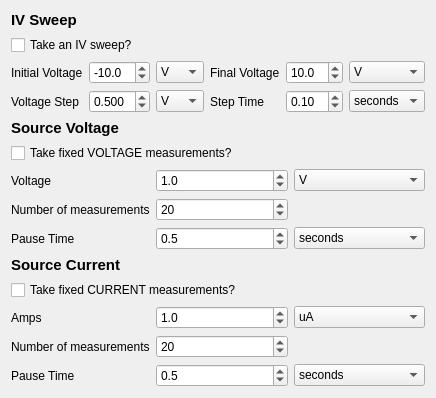
               <widget class="QWidget" name="page_IVmeas">
                <layout class="QGridLayout" name="gridLayout_16">
                 <item row="0" column="0">
                  <layout class="QVBoxLayout" name="verticalLayout_4">
                   <item>
                    <widget class="QLabel" name="label_7">
                     <property name="font">
                      <font>
                       <pointsize>11</pointsize>
                       <weight>75</weight>
                       <bold>true</bold>
                      </font>
                     </property>
                     <property name="text">
                      <string>IV Sweep</string>
                     </property>
                    </widget>
                   </item>
                   <item>
                    <widget class="QCheckBox" name="checkBox_IV">
                     <property name="accessibleName">
                      <string>takeIVsweep</string>
                     </property>
                     <property name="text">
                      <string>Take an IV sweep?</string>
                     </property>
                     <property name="checked">
                      <bool>false</bool>
                     </property>
                    </widget>
                   </item>
                   <item>
                    <layout class="QGridLayout" name="gridLayout_4">
                     <item row="1" column="3">
                      <widget class="QLabel" name="label_11">
                       <property name="text">
                        <string>Step Time</string>
                       </property>
                      </widget>
                     </item>
                     <item row="0" column="1">
                      <widget class="QDoubleSpinBox" name="doubleSpinBox">
                       <property name="accessibleName">
                        <string>initialV</string>
                       </property>
                       <property name="suffix">
                        <string/>
                       </property>
                       <property name="decimals">
                        <number>1</number>
                       </property>
                       <property name="minimum">
                        <double>-999.000000000000000</double>
                       </property>
                       <property name="maximum">
                        <double>0.000000000000000</double>
                       </property>
                       <property name="value">
                        <double>-10.000000000000000</double>
                       </property>
                      </widget>
                     </item>
                     <item row="1" column="1">
                      <widget class="QDoubleSpinBox" name="doubleSpinBox_3">
                       <property name="accessibleName">
                        <string>stepSize</string>
                       </property>
                       <property name="decimals">
                        <number>3</number>
                       </property>
                       <property name="minimum">
                        <double>0.000000000000000</double>
                       </property>
                       <property name="maximum">
                        <double>5.000000000000000</double>
                       </property>
                       <property name="singleStep">
                        <double>0.500000000000000</double>
                       </property>
                       <property name="value">
                        <double>0.500000000000000</double>
                       </property>
                      </widget>
                     </item>
                     <item row="0" column="0">
                      <widget class="QLabel" name="label_8">
                       <property name="text">
                        <string>Initial Voltage</string>
                       </property>
                      </widget>
                     </item>
                     <item row="1" column="0">
                      <widget class="QLabel" name="label_10">
                       <property name="accessibleName">
                        <string>Vstep</string>
                       </property>
                       <property name="text">
                        <string>Voltage Step</string>
                       </property>
                      </widget>
                     </item>
                     <item row="1" column="4">
                      <widget class="QDoubleSpinBox" name="doubleSpinBox_4">
                       <property name="accessibleName">
                        <string>holdTime</string>
                       </property>
                       <property name="suffix">
                        <string/>
                       </property>
                       <property name="decimals">
                        <number>2</number>
                       </property>
                       <property name="maximum">
                        <double>60.000000000000000</double>
                       </property>
                       <property name="singleStep">
                        <double>0.100000000000000</double>
                       </property>
                       <property name="value">
                        <double>0.100000000000000</double>
                       </property>
                      </widget>
                     </item>
                     <item row="0" column="3">
                      <widget class="QLabel" name="label_9">
                       <property name="text">
                        <string>Final Voltage</string>
                       </property>
                      </widget>
                     </item>
                     <item row="0" column="4">
                      <widget class="QDoubleSpinBox" name="doubleSpinBox_2">
                       <property name="accessibleName">
                        <string>finalV</string>
                       </property>
                       <property name="suffix">
                        <string/>
                       </property>
                       <property name="decimals">
                        <number>1</number>
                       </property>
                       <property name="maximum">
                        <double>999.000000000000000</double>
                       </property>
                       <property name="value">
                        <double>10.000000000000000</double>
                       </property>
                      </widget>
                     </item>
                     <item row="0" column="2">
                      <widget class="QComboBox" name="initialV_units">
                       <property name="accessibleName">
                        <string>initialV_units</string>
                       </property>
                       <item>
                        <property name="text">
                         <string>V</string>
                        </property>
                       </item>
                       <item>
                        <property name="text">
                         <string>mV</string>
                        </property>
                       </item>
                       <item>
                        <property name="text">
                         <string>uV</string>
                        </property>
                       </item>
                       <item>
                        <property name="text">
                         <string>nV</string>
                        </property>
                       </item>
                      </widget>
                     </item>
                     <item row="1" column="2">
                      <widget class="QComboBox" name="stepV_units">
                       <property name="accessibleName">
                        <string>stepV_units</string>
                       </property>
                       <item>
                        <property name="text">
                         <string>V</string>
                        </property>
                       </item>
                       <item>
                        <property name="text">
                         <string>mV</string>
                        </property>
                       </item>
                       <item>
                        <property name="text">
                         <string>uV</string>
                        </property>
                       </item>
                       <item>
                        <property name="text">
                         <string>nV</string>
                        </property>
                       </item>
                      </widget>
                     </item>
                     <item row="0" column="5">
                      <widget class="QComboBox" name="finalV_units">
                       <property name="accessibleName">
                        <string>finalV_units</string>
                       </property>
                       <item>
                        <property name="text">
                         <string>V</string>
                        </property>
                       </item>
                       <item>
                        <property name="text">
                         <string>mV</string>
                        </property>
                       </item>
                       <item>
                        <property name="text">
                         <string>uV</string>
                        </property>
                       </item>
                       <item>
                        <property name="text">
                         <string>nV</string>
                        </property>
                       </item>
                      </widget>
                     </item>
                     <item row="1" column="5">
                      <widget class="QComboBox" name="holdtime_units">
                       <property name="accessibleName">
                        <string>holdtime_units</string>
                       </property>
                       <item>
                        <property name="text">
                         <string>seconds</string>
                        </property>
                       </item>
                      </widget>
                     </item>
                    </layout>
                   </item>
                  </layout>
                 </item>
                 <item row="1" column="0">
                  <layout class="QVBoxLayout" name="verticalLayout_3">
                   <item>
                    <widget class="QLabel" name="label_6">
                     <property name="font">
                      <font>
                       <pointsize>11</pointsize>
                       <weight>75</weight>
                       <bold>true</bold>
                      </font>
                     </property>
                     <property name="layoutDirection">
                      <enum>Qt::LeftToRight</enum>
                     </property>
                     <property name="text">
                      <string>Source Voltage</string>
                     </property>
                    </widget>
                   </item>
                   <item>
                    <widget class="QCheckBox" name="checkBox_fixedV">
                     <property name="accessibleName">
                      <string>takefixedV</string>
                     </property>
                     <property name="text">
                      <string>Take fixed VOLTAGE measurements?</string>
                     </property>
                     <property name="checked">
                      <bool>false</bool>
                     </property>
                    </widget>
                   </item>
                   <item>
                    <layout class="QGridLayout" name="gridLayout_3">
                     <item row="3" column="0">
                      <widget class="QLabel" name="label_3">
                       <property name="text">
                        <string>Pause Time</string>
                       </property>
                      </widget>
                     </item>
                     <item row="2" column="1">
                      <widget class="QSpinBox" name="spinBox_nRepeats">
                       <property name="accessibleName">
                        <string>nRepeatsV</string>
                       </property>
                       <property name="maximum">
                        <number>1000</number>
                       </property>
                       <property name="value">
                        <number>20</number>
                       </property>
                      </widget>
                     </item>
                     <item row="1" column="1">
                      <widget class="QDoubleSpinBox" name="doubleSpinBox_Voltage">
                       <property name="accessibleName">
                        <string>fixedV</string>
                       </property>
                       <property name="suffix">
                        <string/>
                       </property>
                       <property name="decimals">
                        <number>1</number>
                       </property>
                       <property name="maximum">
                        <double>100.000000000000000</double>
                       </property>
                       <property name="value">
                        <double>1.000000000000000</double>
                       </property>
                      </widget>
                     </item>
                     <item row="1" column="0">
                      <widget class="QLabel" name="label">
                       <property name="text">
                        <string>Voltage</string>
                       </property>
                      </widget>
                     </item>
                     <item row="2" column="0">
                      <widget class="QLabel" name="label_2">
                       <property name="text">
                        <string>Number of measurements</string>
                       </property>
                      </widget>
                     </item>
                     <item row="3" column="1">
                      <widget class="QDoubleSpinBox" name="doubleSpinBox_pauseTime">
                       <property name="accessibleName">
                        <string>pauseTimeV</string>
                       </property>
                       <property name="suffix">
                        <string/>
                       </property>
                       <property name="decimals">
                        <number>1</number>
                       </property>
                       <property name="maximum">
                        <double>1000.000000000000000</double>
                       </property>
                       <property name="value">
                        <double>0.500000000000000</double>
                       </property>
                      </widget>
                     </item>
                     <item row="1" column="2">
                      <widget class="QComboBox" name="fixedV_units">
                       <property name="accessibleName">
                        <string>fixedV_units</string>
                       </property>
                       <item>
                        <property name="text">
                         <string>V</string>
                        </property>
                       </item>
                       <item>
                        <property name="text">
                         <string>mV</string>
                        </property>
                       </item>
                       <item>
                        <property name="text">
                         <string>uV</string>
                        </property>
                       </item>
                       <item>
                        <property name="text">
                         <string>nV</string>
                        </property>
                       </item>
                      </widget>
                     </item>
                     <item row="3" column="2">
                      <widget class="QComboBox" name="fixedV_pausetime_units">
                       <property name="accessibleName">
                        <string>fixedV_pausetime_units</string>
                       </property>
                       <item>
                        <property name="text">
                         <string>seconds</string>
                        </property>
                       </item>
                      </widget>
                     </item>
                    </layout>
                   </item>
                  </layout>
                 </item>
                 <item row="2" column="0">
                  <layout class="QVBoxLayout" name="verticalLayout_9">
                   <item>
                    <widget class="QLabel" name="label_16">
                     <property name="font">
                      <font>
                       <pointsize>11</pointsize>
                       <weight>75</weight>
                       <bold>true</bold>
                      </font>
                     </property>
                     <property name="layoutDirection">
                      <enum>Qt::LeftToRight</enum>
                     </property>
                     <property name="text">
                      <string>Source Current</string>
                     </property>
                    </widget>
                   </item>
                   <item>
                    <widget class="QCheckBox" name="checkBox_fixedI">
                     <property name="accessibleName">
                      <string>takefixedI</string>
                     </property>
                     <property name="text">
                      <string>Take fixed CURRENT measurements?</string>
                     </property>
                     <property name="checked">
                      <bool>false</bool>
                     </property>
                    </widget>
                   </item>
                   <item>
                    <layout class="QGridLayout" name="gridLayout_10">
                     <item row="1" column="1">
                      <widget class="QDoubleSpinBox" name="doubleSpinBox_Voltage_2">
                       <property name="accessibleName">
                        <string>fixedI</string>
                       </property>
                       <property name="suffix">
                        <string/>
                       </property>
                       <property name="decimals">
                        <number>1</number>
                       </property>
                       <property name="maximum">
                        <double>100.000000000000000</double>
                       </property>
                       <property name="value">
                        <double>1.000000000000000</double>
                       </property>
                      </widget>
                     </item>
                     <item row="2" column="1">
                      <widget class="QSpinBox" name="spinBox_nRepeats_2">
                       <property name="accessibleName">
                        <string>nRepeatsI</string>
                       </property>
                       <property name="maximum">
                        <number>1000</number>
                       </property>
                       <property name="value">
                        <number>20</number>
                       </property>
                      </widget>
                     </item>
                     <item row="3" column="1">
                      <widget class="QDoubleSpinBox" name="doubleSpinBox_pauseTime_2">
                       <property name="accessibleName">
                        <string>pauseTimeI</string>
                       </property>
                       <property name="suffix">
                        <string/>
                       </property>
                       <property name="decimals">
                        <number>1</number>
                       </property>
                       <property name="maximum">
                        <double>1000.000000000000000</double>
                       </property>
                       <property name="value">
                        <double>0.500000000000000</double>
                       </property>
                      </widget>
                     </item>
                     <item row="3" column="0">
                      <widget class="QLabel" name="label_31">
                       <property name="text">
                        <string>Pause Time</string>
                       </property>
                      </widget>
                     </item>
                     <item row="1" column="0">
                      <widget class="QLabel" name="label_27">
                       <property name="text">
                        <string>Amps</string>
                       </property>
                      </widget>
                     </item>
                     <item row="2" column="0">
                      <widget class="QLabel" name="label_30">
                       <property name="text">
                        <string>Number of measurements</string>
                       </property>
                      </widget>
                     </item>
                     <item row="1" column="2">
                      <widget class="QComboBox" name="fixedI_units">
                       <property name="accessibleName">
                        <string>fixedI_units</string>
                       </property>
                       <property name="currentIndex">
                        <number>2</number>
                       </property>
                       <item>
                        <property name="text">
                         <string>A</string>
                        </property>
                       </item>
                       <item>
                        <property name="text">
                         <string>mA</string>
                        </property>
                       </item>
                       <item>
                        <property name="text">
                         <string>uA</string>
                        </property>
                       </item>
                       <item>
                        <property name="text">
                         <string>nA</string>
                        </property>
                       </item>
                      </widget>
                     </item>
                     <item row="3" column="2">
                      <widget class="QComboBox" name="fixedI_pausetime_units">
                       <property name="accessibleName">
                        <string>fixedI_pausetime_units</string>
                       </property>
                       <item>
                        <property name="text">
                         <string>seconds</string>
                        </property>
                       </item>
                      </widget>
                     </item>
                    </layout>
                   </item>
                  </layout>
                 </item>
                </layout>
               </widget>
